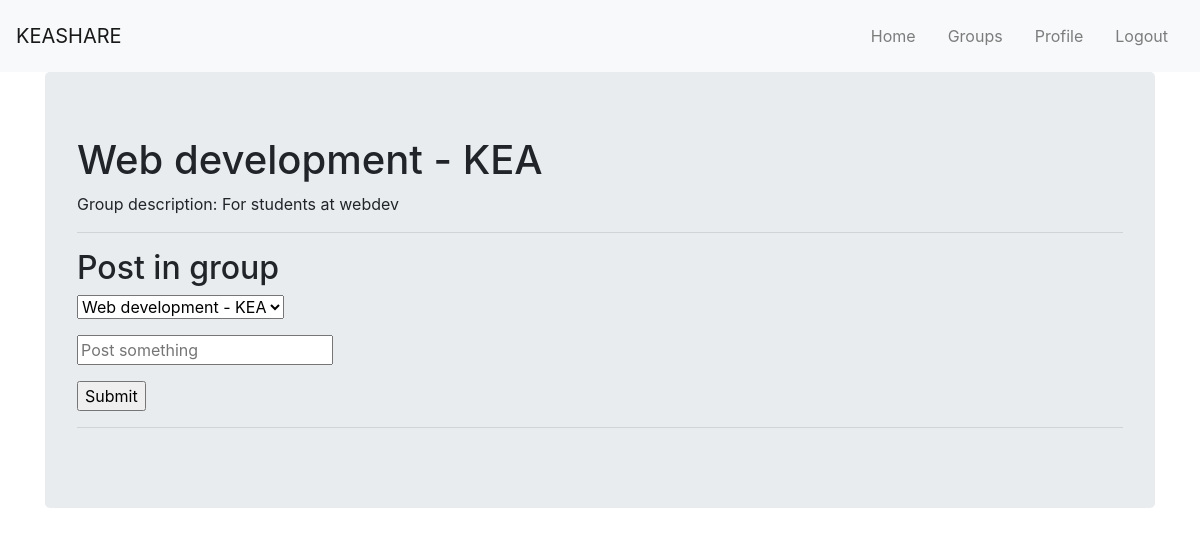
The page /keashare/groupdetails/10 (signed in) on the database as committed earlier.
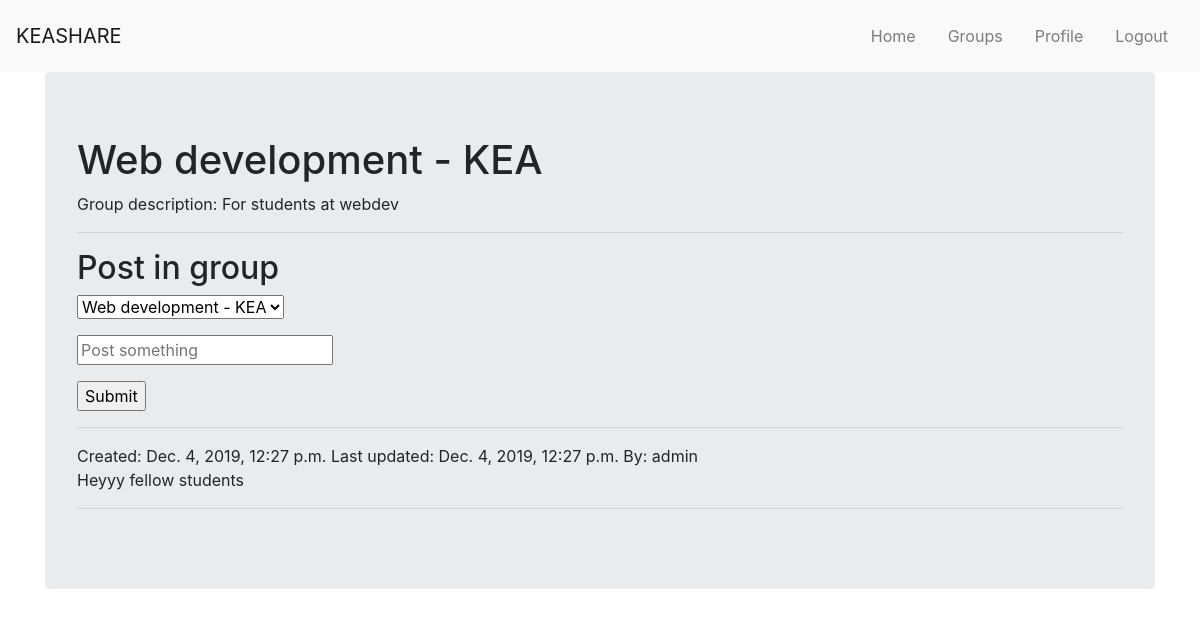
The same page on the database as committed later.
### keashareapp/models.py (models this page shows, shortened)
class AppGroup(models.Model):
    owner = models.ForeignKey(User, on_delete=models.CASCADE, related_name='owners')
    users = models.ManyToManyField(User) # members
    name = models.CharField(max_length=200)
    description = models.TextField()

class Post(models.Model):
    user = models.ForeignKey(User, on_delete=models.CASCADE)
    created = models.DateTimeField(auto_now_add=True)
    group = models.ForeignKey(AppGroup, on_delete=models.CASCADE)
    last_updated = models.DateTimeField(auto_now=True)
    text = models.TextField()

### keashareapp/views.py (the view, shortened to what this page needs)
# urls.py: path('groupdetails/<int:pk>', views.groupdetails, name='groupdetails'),
def groupdetails(request, pk):
    user = request.user
    if request.method == 'GET':
        user_groups = models.AppGroup.objects.filter(pk=pk)
        group_pk = models.AppGroup.objects.get(pk=pk)
        posts = models.Post.objects.filter(group__in=user_groups).order_by('-created')
        context = {
            'user': user,
            'posts': posts,
            'user_groups': user_groups,
            'group_pk': group_pk,
        }
        return render(request, 'keashareapp/groupdetails.html', context=context)

### keashareapp/templates/keashareapp/groupdetails.html (shortened to what this page needs)
{% extends 'base.html' %}
{% block nav %}
    <ul class="navbar-nav ml-auto flex-nowrap">
        <li class="nav-item">
            <a href="{% url 'keashareapp:index' %}" class="nav-link m-2 menu-item nav-active">Home</a>
        </li>
        <li class="nav-item">
            <a href="{% url 'keashareapp:groups' %}" class="nav-link m-2 menu-item nav-active">Groups</a>
        </li>
        <li class="nav-item">
            <a href="{% url 'loginapp:profile' %}" class="nav-link m-2 menu-item nav-active">Profile</a>
        </li>
        <li class="nav-item">
            <a href="{% url 'loginapp:logout' %}" class="nav-link m-2 menu-item nav-active">Logout</a>
        </li>
    </ul>
{% endblock %}
{% block body %}
<div class="container">
    <div class="jumbotron">
        {% for group in user_groups %}
            <h1>{{ group.name }}</h1>
            <p>Group description: {{ group.description }}</p>
        {% endfor %}
        <hr>
        <h2>Post in group</h2>
        {% for group in user_groups %}
            <form action="{{ group.pk }}" method="POST">
        {% endfor %}
                <p><select name="group" id="group">
                    {% for group in user_groups %}
                        <option value="{{ group.pk }}">{{ group.name }}</option>
                    {% endfor %}
                </select></p>
                <p><input type="textarea" name="text" id="text" placeholder="Post something"></p>
                <p><input type="submit" value="Submit"></p>
            </form>
        <hr>
        <div>
        {% for post in posts %}
            Created: {{ post.created }}
            Last updated: {{ post.last_updated }}
            By: {{ post.user }}
            <div>{{ post.text }}</div>
            <hr>
        {% endfor %}
        </div>
    </div>
</div>
{% endblock %}

Rows that differ between the two databases and show on the page:
added Post: created "Dec. 4, 2019, 12:27 p.m.", last_updated "Dec. 4, 2019, 12:27 p.m.", user "admin", text "Heyyy fellow students"
